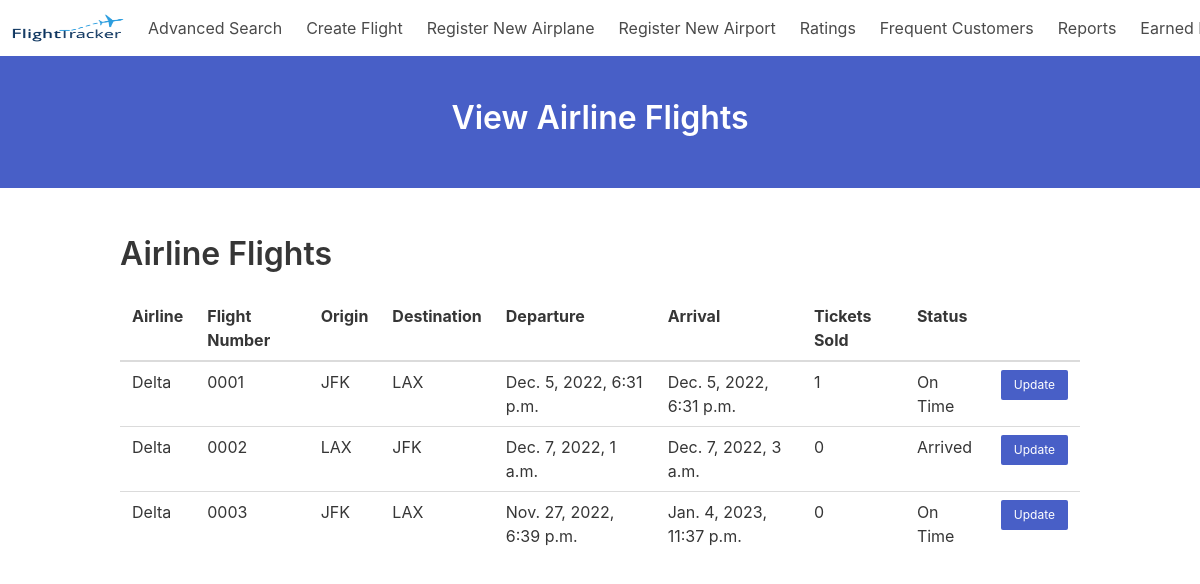
Screenshot of /view_flights (signed in) with the database file from the repository.
### website/models.py (models this page shows)
class Airline(models.Model):
    name = models.CharField(max_length=30, primary_key=True)

class Flight(models.Model):
    airline = models.ForeignKey(Airline, on_delete=models.CASCADE)
    flight_number = models.CharField(max_length=30, primary_key=True)
    base_price = models.DecimalField(max_digits=10, decimal_places=2)
    airplane = models.ForeignKey(Airplane, on_delete=models.CASCADE)
    departure_airport = models.ForeignKey(Airport, on_delete=models.CASCADE, related_name='departure_airport')
    arrival_airport = models.ForeignKey(Airport, on_delete=models.CASCADE, related_name='arrival_airport')
    departure_date = models.DateTimeField()
    arrival_date = models.DateTimeField()
    status = models.CharField(max_length=30)
    class Meta:
        unique_together = (('airline', 'flight_number'),)

class Airport(models.Model):
    name = models.CharField(max_length=30, primary_key=True)
    city = models.CharField(max_length=30)
    country = models.CharField(max_length=2)
    airport_type = models.CharField(max_length=30)

### website/views.py (the view)
# urls.py: path('view_flights', views.view_flights, name='view_flights'),
def view_flights(request):
    context = {}
    context['title'] = 'View Airline Flights'
    context['flights'] = []
    if request.session.get('username') is not None:
        context['username'] = request.session['username']
        if request.session['type'] == 'customer':
            context['type'] = 'customer'
        elif request.session['type'] == 'airline_staff':
            context['type'] = 'airline_staff'
        else:
            context['type'] = 'error'
    else:
        return redirect('login')
    if context['type'] != 'airline_staff':
        return redirect('login')
    airline = AirlineStaff.objects.get(username=request.session['username']).airline
    for flight in Flight.objects.filter(airline=airline):
        context['flights'].append({
            'airline': flight.airline.name,
            'flight_no': flight.flight_number,
            'origin': flight.departure_airport.name,
            'destination': flight.arrival_airport.name,
            'departure': flight.departure_date,
            'arrival': flight.arrival_date,
            'ticket_sales': Ticket.objects.filter(flight=flight).count(),
            'status': flight.status,
        })
    return render(request, 'website/view_flights.html', context)

### website/templates/website/view_flights.html (shortened to what this page needs)
{% extends "website/base.html" %}
{% block content %}
    <h1 class="title">Airline Flights</h1>
    {% if flights %}
        <table class="table is-fullwidth">
            <thead>
                <tr>
                    <th>Airline</th>
                    <th>Flight Number</th>
                    <th>Origin</th>
                    <th>Destination</th>
                    <th>Departure</th>
                    <th>Arrival</th>
                    <th>Tickets Sold</th>
                    <th>Status</th>
                    <th></th>
                </tr>
            </thead>
            <tbody>
                {% for flight in flights %}
                    <tr>
                        <td>{{ flight.airline }}</td>
                        <td>{{ flight.flight_no }}</td>
                        <td>{{ flight.origin }}</td>
                        <td>{{ flight.destination }}</td>
                        <td>{{ flight.departure }}</td>
                        <td>{{ flight.arrival }}</td>
                        <td>{{ flight.ticket_sales }}</td>
                        <td>{{ flight.status }}</td>
                        <td>
                            <form action="/update_flight" method="GET">
                                <button class="button is-link is-small" type="submit">Update</button>
                            </form>
                        </td>
                    </tr>
                {% endfor %}
            </tbody>
        </table>
    {% else %}
        <p>No flights found.</p>
    {% endif %}
{% endblock %}

### rows the page displays
Airline: airline "Delta" "Delta" "Delta"
Flight: flight_no "0001", departure "Dec. 5, 2022, 6:31 p.m.", arrival "Dec. 5, 2022, 6:31 p.m.", status "On Time"
Airport: origin "JFK" "JFK", destination "JFK"
Airport: destination "LAX" "LAX", origin "LAX"
Flight: flight_no "0002", departure "Dec. 7, 2022, 1 a.m.", arrival "Dec. 7, 2022, 3 a.m.", status "Arrived"
Flight: flight_no "0003", departure "Nov. 27, 2022, 6:39 p.m.", arrival "Jan. 4, 2023, 11:37 p.m.", status "On Time"

### other values shown
{{ title }} "View Airline Flights"
{{ flight.ticket_sales }} "1" "0" "0"
